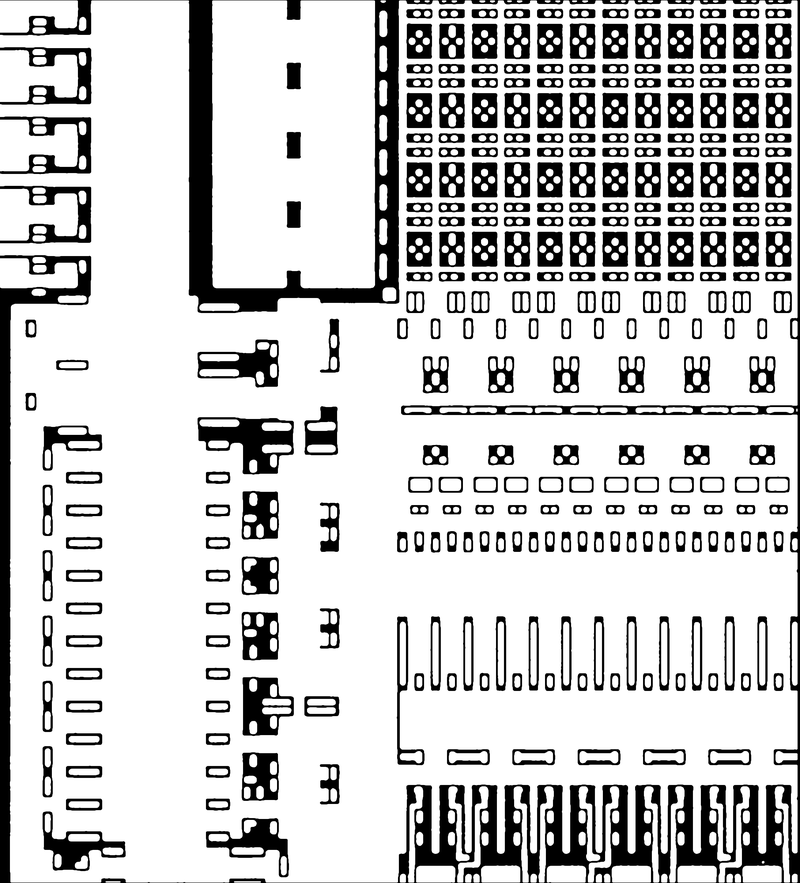
//> input picture Lab2+/20.png, 800 x 883 px, shrunk from 3624 x 4000 before the run
$ ./Lab2_   (built with g++ and OpenCV 4)
//> lines starting //> are read from the running program, lines starting //| are printed output that depends on the picture; after the words box and inside, x2 and y2 are one past the last pixel; in counts of white or black regions, pixels touching at a corner belong together
#include <opencv2/opencv.hpp>
#include <vector>
#include <queue>
#include <cmath>
#include <algorithm>
#include <chrono>

using namespace cv;
using namespace std;

// Класс для оптимизированного поиска ближайших точек
class PointSearch {
private:
    struct Node {
        Point point;
        int axis;
        Node* left;
        Node* right;

        Node(const Point& p, int a) : point(p), axis(a), left(nullptr), right(nullptr) {}
    };

    Node* root;

    Node* buildTree(vector<Point>& points, int depth) {
        if (points.empty()) return nullptr;

        int axis = depth % 2;
        auto cmp = [axis](const Point& a, const Point& b) {
            return axis == 0 ? a.x < b.x : a.y < b.y;
            };

        size_t median = points.size() / 2;
        nth_element(points.begin(), points.begin() + median, points.end(), cmp);

        Node* node = new Node(points[median], axis);

        vector<Point> leftPoints(points.begin(), points.begin() + median);
        vector<Point> rightPoints(points.begin() + median + 1, points.end());

        node->left = buildTree(leftPoints, depth + 1);
        node->right = buildTree(rightPoints, depth + 1);

        return node;
    }

    // [21 lines left out: function nearestNeighbor, not called in this run]

public:
    PointSearch(const vector<Point>& points) {
        if (points.empty()) {
            root = nullptr;
            return;
        }
        vector<Point> pts = points;
        root = buildTree(pts, 0);
    }

    // [6 lines left out: function findNearest, not called in this run]
};

// Структура для хранения контура с информацией о его типе
struct ContourInfo {
    vector<Point> points;
    bool isHole;
    PointSearch* searchTree;

    ContourInfo(const vector<Point>& pts, bool hole) : points(pts), isHole(hole), searchTree(nullptr) {
        if (!points.empty()) {
            searchTree = new PointSearch(points);
        }
    }

    ~ContourInfo() {
        delete searchTree;
    }

    // Найти ближайшую точку на этом контуре к заданной точке
    // [4 lines left out: function findNearestPoint, not called in this run]
};

// Найти минимальное расстояние между двумя контурами и соответствующие точки
// [110 lines left out: functions findClosestPoints, findPointIndex, mergeContoursWithHoles, not called in this run]

// Основная функция обработки
vector<vector<Point>> processImage(const Mat& binaryImage) {
    vector<vector<Point>> allContours;
    vector<Vec4i> hierarchy;

    // Находим все контуры с иерархией
    findContours(binaryImage, allContours, hierarchy,
        RETR_CCOMP, CHAIN_APPROX_NONE);

    vector<vector<ContourInfo>> objects;

    // Проходим по иерархии и группируем контуры по объектам
    vector<bool> processed(allContours.size(), false);

    for (size_t i = 0; i < allContours.size(); i++) {
        if (processed[i]) continue;

        if (hierarchy[i][3] == -1) {
            vector<ContourInfo> object;

            object.emplace_back(allContours[i], false);
            processed[i] = true;

            // Ищем все внутренние контуры (отверстия) этого объекта
            int childIdx = hierarchy[i][2];
            while (childIdx != -1) {
                object.emplace_back(allContours[childIdx], true);
                processed[childIdx] = true;
                childIdx = hierarchy[childIdx][0];
            }

            objects.push_back(object);
        }
    }

    vector<vector<Point>> resultContours;

    for (auto& object : objects) {
        if (object.size() == 1) {
            // Нет отверстий - просто добавляем внешний контур
            resultContours.push_back(object[0].points);
        }
        else {
            // Есть отверстия - объединяем
            ContourInfo& outer = object[0];
            vector<ContourInfo> holes(object.begin() + 1, object.end());

            vector<Point> merged = mergeContoursWithHoles(outer, holes);
            resultContours.push_back(merged);
        }
    }

    return resultContours;
}

int main() {
    Mat image = imread("D:/C++ Projects/Lab2+/Lab2+/20.png", IMREAD_GRAYSCALE);
//> image is the input picture: 883 rows x 800 cols, CV_8UC1; min 0, max 255, mean 201.1
    if (image.empty()) {
        cerr << "Не удалось загрузить изображение!" << endl;
        return -1;
    }

    Mat binary;
    threshold(image, binary, 127, 255, THRESH_BINARY);
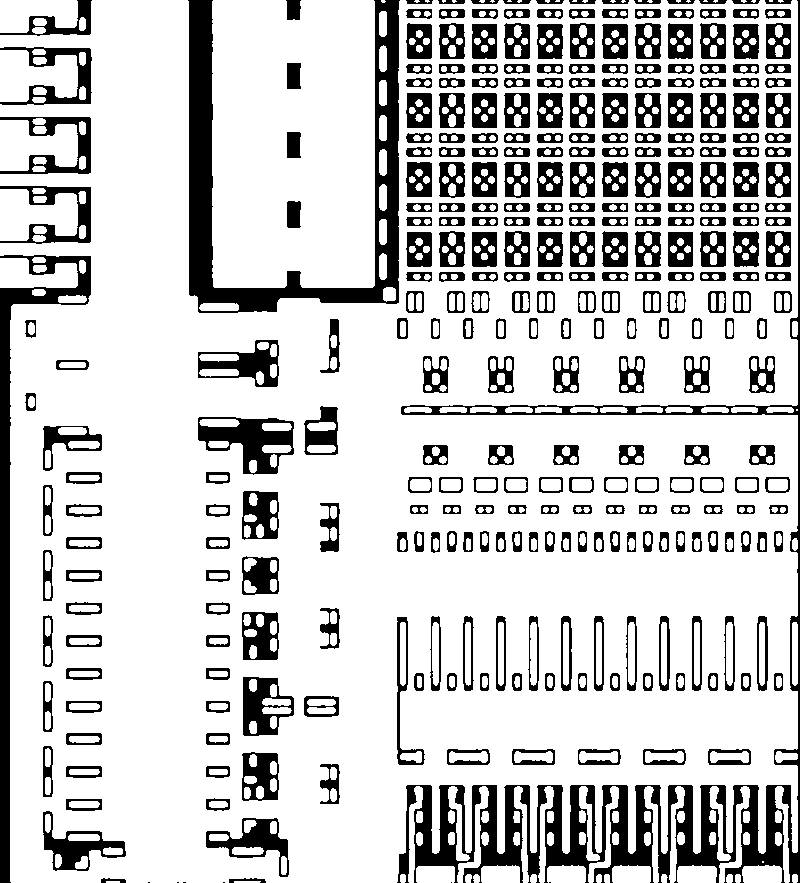
//> binary: 883 rows x 800 cols, CV_8UC1; 79% white; 334 black regions (6 under 20 px)

    // Обработка с замером времени
    auto start = chrono::high_resolution_clock::now();

    vector<vector<Point>> result = processImage(binary);
//> in processImage, `findContours(binaryImage, allContours, hierarchy, RETR_CCOMP, CHAIN_AP..`: allContours = 1104 contours, 36 with area under 20; largest, box (x1, y1, x2, y2) and area: (0, 0, 798, 883) 569110, (212, 0, 375, 288) 45892, (197, 416, 295, 476) 3966, (0, 189, 78, 241) 2822, (0, 50, 78, 102) 2814
//> (the run ends here: the program stops with an error, at `objects.push_back(object);`)
